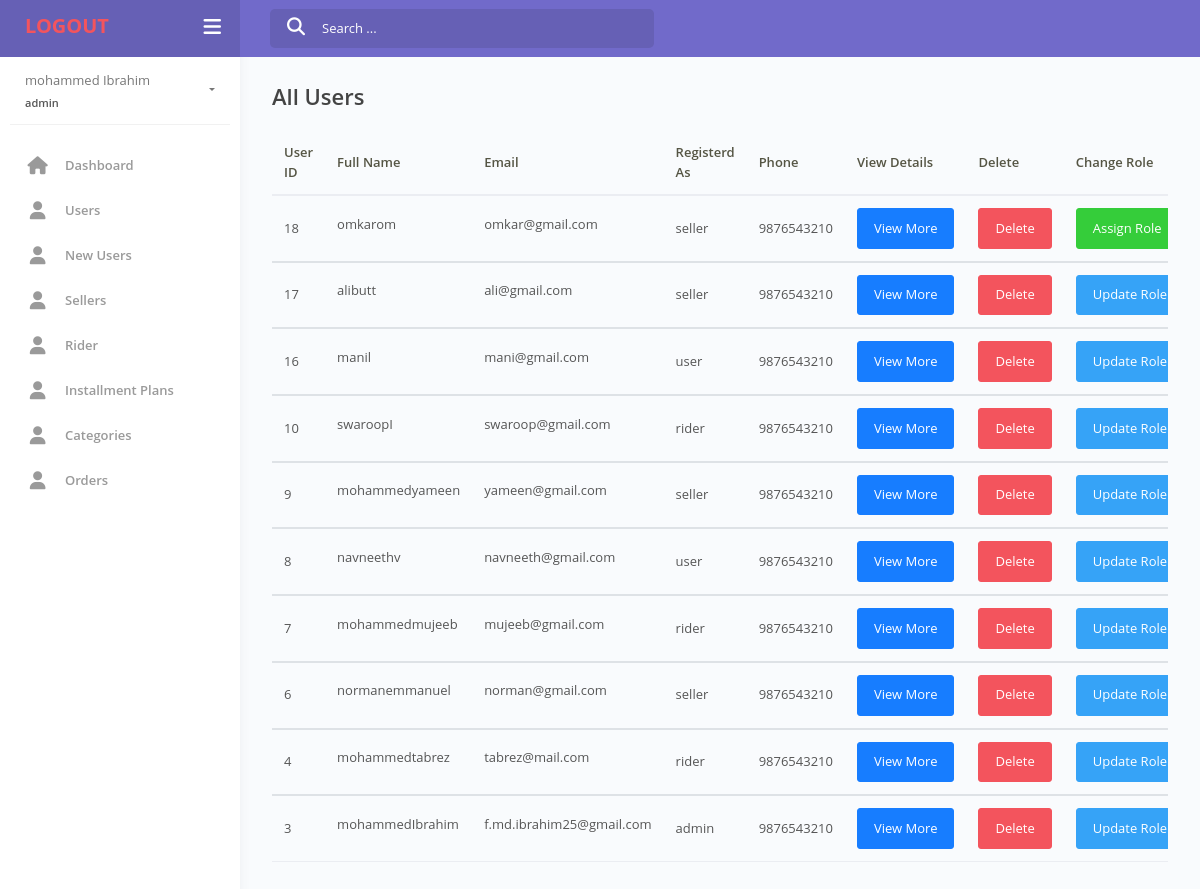
The app's page /admin/usersmanagement.php (signed in) with its own data.
### tables this page shows
CREATE TABLE `users` (
  `userId` int(11) NOT NULL,
  `fName` varchar(300) NOT NULL,
  `lName` varchar(300) NOT NULL,
  `adhaar` varchar(18) NOT NULL,
  `mobile` varchar(16) NOT NULL,
  `email` varchar(200) NOT NULL,
  `occupation` varchar(100) NOT NULL,
  `gstno` int(200) NOT NULL,
  `address` varchar(300) NOT NULL,
  `adhaarFront` varchar(200) NOT NULL,
  `adhaarBack` varchar(200) NOT NULL,
  `accountType` varchar(30) NOT NULL,
  `accStatus` varchar(200) NOT NULL DEFAULT 'unblock',
  `signUpas` varchar(200) NOT NULL,
  `shopName` varchar(100) NOT NULL,
  `password` varchar(100) NOT NULL
);

### classes/database.class.php (called while the page is built, shortened)
<?php
class Database
{
    private $host = HOST;
    private $db = DATABASE;
    private $user = USER;
    private $pwd = PASSWORD;
    private $commander;
    private $command;
    public function __construct()
    {
        $connection = "mysql:host=" . $this->host . ";dbname=" . $this->db;
        $this->commander = new PDO($connection, $this->user, $this->pwd);
    }
    public function Query($query = '')
    {
        $this->command = $this->commander->prepare($query);
    }
    public function Bind($placeholder = '', $value = '')
    {
        $this->command->bindValue($placeholder, $value);
    }
    public function Run()
    {
        return $this->command->execute();
    }
    public function All()
    {
        $this->Run();
        return $this->command->fetchAll();
    }
    public function Total()
    {
        $this->Run();
        return $this->command->rowCount();
    }
}

### classes/user.class.php (called while the page is built, shortened)
<?php
require_once('database.class.php');
class User extends Database
{
    public function getLoggedInUserInformation($user_id)
    {
        $this->Query('SELECT * FROM  `users`  where userId=:userId');
        $this->Bind(':userId', $user_id);
        if ($this->Total()) {
            return $this->All();
        } else {
            return 0;
        }
    }
    public function getAllUsers($check)
    {
        if($check != null){
            $this->Query('SELECT * FROM `users`  where accountType=:accountType ORDER BY userId DESC');
            $this->Bind(':accountType', $check);
            $this->Total();
            return $this->All();
        }else{
            $this->Query('SELECT * FROM `users`  where :flag ORDER BY userId DESC');
            $this->Bind(':flag', 1);
            return $this->All();
        }
    }
}

### admin/usersmanagement.php (the view, shortened to what this page needs)
<?php
require_once("includes/header.php");
if (isset($_SESSION['Logged_in']) && $_SESSION['user_type'] == 'admin') {
    require_once("../classes/user.class.php");
    $user = new User();
    if (isset($_GET['check'])) {
        $userDetails = $user->getAllUsers($_GET['check']);
    } else {
        $userDetails = $user->getAllUsers('');
    }
} else {
    echo "<script>
        window.location = '../login.php';
        </script>";
}
?>
<div class="main-panel">
    <div class="content">
        <div class="page-inner">
            <div class="page-header">
                <h4 class="page-title">
                    All Users
                </h4>
            </div>
            <div class="table-responsive">
                <table class="table">
                    <thead>
                        <tr>
                            <th scope="col">User ID</th>
                            <th scope="col">Full Name</th>
                            <th scope="col">Email</th>
                            <th scope="col">Registerd As</th>
                            <th scope="col">Phone</th>
                            <th scope="col">View Details</th>
                            <th scope="col">Delete</th>
                            <th scope="col">Change Role</th>
                        </tr>
                    </thead>
                    <?php
                    foreach ($userDetails as $eachDetail) {
                    ?>
                        <tbody>
                            <tr>
                                <td>
                                    <?= $eachDetail['userId'] ?>
                                </td>
                                <td>
                                    <h5><?= $eachDetail['fName'] ?><?= $eachDetail['lName'] ?></h5>
                                </td>
                                <td>
                                    <h5><?= $eachDetail['email'] ?></h5>
                                </td>
                                <td>
                                    <?= $eachDetail['signUpas'] ?>
                                </td>
                                <td>
                                    <?= $eachDetail['mobile'] ?>
                                </td>
                                <td>
                                    <form action="" method="POST">
                                        <a class="btn btn-primary" href="viewmoreuserinfo.php?userId=<?= $eachDetail['userId'] ?>">View More</a>
                                    </form>
                                </td>
                                <td>
                                    <form action="" method="POST">
                                        <input type="submit" class="btn btn-danger" value="Delete" name="deleteUser">
                                    </form>
                                </td>
                                <td>
                                    <button type="button" class="btn <?php
                                                                        if ($eachDetail['accountType'] == 'newuser') {
                                                                        ?>btn-success
                                 <?php
                                                                        } else {
                                    ?>
                                    btn-info
                                    <?php  } ?>
                                " data-toggle="modal" data-target="#myModal<?= $eachDetail['userId'] ?>">
                                        <?php
                                        if ($eachDetail['accountType'] == 'newuser') {
                                        ?>
                                            Assign Role
                                        <?php
                                        } else {
                                        ?>
                                            Update Role
                                        <?php  } ?>
                                    </button>
                                </td>
                            </tr>
                        </tbody>
                    <?php
                    }
                    ?>
                </table>
            </div>
        </div>
    </div>
</div>
<?php
require_once("includes/footer.php");
?>

### admin/includes/header.php (shortened to what this page needs)
<?php
if (isset($_SESSION['Logged_in']) && $_SESSION['user_type'] == 'admin') {
	require_once('../classes/user.class.php');
	$users = new User();
	$userDetails = $users->getLoggedInUserInformation($_SESSION['User_id']);
} else {
	echo "<script>
        window.location = '../login.php';
          </script>";
}
?>
<!DOCTYPE html>
<html lang="en">
<head>
	<link rel="stylesheet" href="assets/css/bootstrap.min.css">
	<link rel="stylesheet" href="assets/css/azzara.min.css">
</head>
<body>
	<div class="wrapper">
		<div class="main-header" data-background-color="purple">
			<div class="logo-header">
				<a href="../logout.php" class="logo">
					<h3 class="text-danger font-weight-bold navbar-brand">
						LOGOUT
					</h3>
				</a>
				<div class="navbar-minimize">
					<button class="btn btn-minimize btn-rounded">
						<i class="fa fa-bars"></i>
					</button>
				</div>
			</div>
			<nav class="navbar navbar-header navbar-expand-lg">
				<div class="container-fluid">
					<div class="collapse" id="search-nav">
						<form class="navbar-left navbar-form nav-search mr-md-3">
							<div class="input-group">
								<div class="input-group-prepend">
									<button type="submit" name="btnSearch" class="btn btn-search pr-1">
										<i class="fa fa-search search-icon"></i>
									</button>
								</div>
								<input type="text" name="searchQuery" placeholder="Search ..." class="form-control">
							</div>
						</form>
					</div>
				</div>
			</nav>
		</div>
		<div class="sidebar">
			<div class="sidebar-wrapper scrollbar-inner">
				<div class="sidebar-content">
					<?php
					foreach ($userDetails as $eachDetail) {
					?>
						<div class="user">
							<div class="info">
								<a data-toggle="collapse" href="#collapseExample" aria-expanded="true">
									<span>
										<?= $eachDetail['fName'] ?> <?= $eachDetail['lName'] ?>
										<span class="user-level"><?= $eachDetail['accountType'] ?></span>
										<span class="caret"></span>
									</span>
								</a>
							</div>
						</div>
					<?php
					}
					?>
					<ul class="nav">
						<li class="nav-item ">
							<a href="index.php">
								<i class="fas fa-home"></i>
								<p>Dashboard</p>
							</a>
						</li>
						<li class="nav-item">
							<a href="usersmanagement.php">
								<i class="fas fa-user"></i>
								<p>Users</p>
							</a>
						</li>
						<li class="nav-item">
							<?php
							$check = 'newuser';
							?>
							<a href="usersmanagement.php?check=<?= $check ?>">
								<i class="fas fa-user"></i>
								<p>New Users</p>
							</a>
						</li>
						<li class="nav-item">
							<?php
							$check = 'seller';
							?>
							<a href="usersmanagement.php?check=<?= $check ?>">
								<i class="fas fa-user"></i>
								<p>Sellers</p>
							</a>
						</li>
						<li class="nav-item">
							<?php
							$check = 'rider';
							?>
							<a href="usersmanagement.php?check=<?= $check ?>">
								<i class="fas fa-user"></i>
								<p>Rider</p>
							</a>
						</li>
						<li class="nav-item">
							<a href="viewinstallmentplans.php">
								<i class="fas fa-user"></i>
								<p>Installment Plans</p>
							</a>
						</li>
						<li class="nav-item">
							<a href="viewcategories.php">
								<i class="fas fa-user"></i>
								<p>Categories</p>
							</a>
						</li>
						<li class="nav-item">
							<a href="orders.php">
								<i class="fas fa-user"></i>
								<p>Orders</p>
							</a>
						</li>
				</div>
			</div>
		</div>

### admin/includes/footer.php (shortened to what this page needs)
</div>
</body>
</html>

### records on screen
users: fName "mohammed", lName "Ibrahim", accountType "admin", userId "3", email "f.md.ibrahim25@gmail.com", signUpas "admin", mobile "9876543210", shows "Update Role"
users: userId "18", fName "omkar", lName "om", email "omkar@gmail.com", signUpas "seller", mobile "9876543210", accountType "Assign Role"
users: userId "17", fName "ali", lName "butt", email "ali@gmail.com", signUpas "seller", mobile "9876543210", accountType "Update Role"
users: userId "16", fName "mani", lName "l", email "mani@gmail.com", signUpas "user", mobile "9876543210", accountType "Update Role"
users: userId "10", fName "swaroop", lName "I", email "swaroop@gmail.com", signUpas "rider", mobile "9876543210", accountType "Update Role"
users: userId "9", fName "mohammed", lName "yameen", email "yameen@gmail.com", signUpas "seller", mobile "9876543210", accountType "Update Role"
users: userId "8", fName "navneeth", lName "v", email "navneeth@gmail.com", signUpas "user", mobile "9876543210", accountType "Update Role"
users: userId "7", fName "mohammed", lName "mujeeb", email "mujeeb@gmail.com", signUpas "rider", mobile "9876543210", accountType "Update Role"
users: userId "6", fName "norman", lName "emmanuel", email "norman@gmail.com", signUpas "seller", mobile "9876543210", accountType "Update Role"
users: userId "4", fName "mohammed", lName "tabrez", email "tabrez@mail.com", signUpas "rider", mobile "9876543210", accountType "Update Role"
